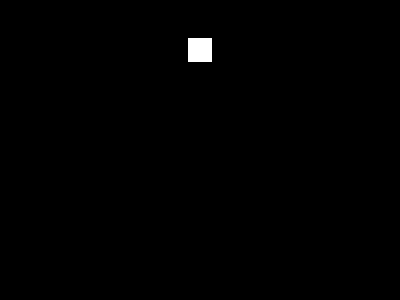
Frame 1 (no input)
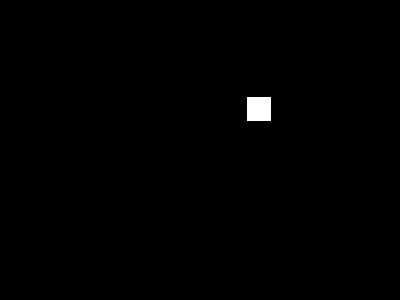
Frame 60 (the mouse pressed at the canvas centre just before this capture)
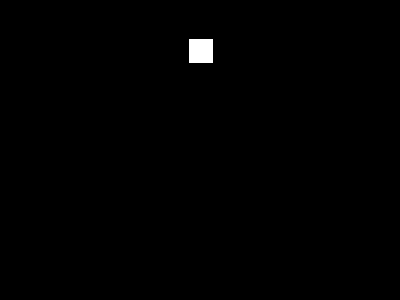
Frame 120 (the mouse held since frame 60 and released just before this capture)

The Processing sketch that drew these frames (run headless with seeded random() and noise(); from frame 60 on, the mouse is pressed at the canvas centre):

// Processing sketch: monster_sketch_01
// ── monster_sketch_01.pde
Monster aMonster;

void setup() {
  size (400,300);
  smooth();
  aMonster = new Monster(200,50,25);
}

void draw() {
  background(0);
  aMonster.display();
  aMonster.move();
}

class Monster {
  
  float monsterX;
  float monsterY;
  float monsterSize;
  float monsterXdistance;
  float monsterYdistance;

   
  Monster (float monsterX_, float monsterY_, float monsterSize_) {
    monsterX = monsterX_;
    monsterY = monsterY_;
    monsterSize = monsterSize_;
   
  }

void display () {
  rectMode(CENTER);
  fill(255,255,255);
  rect(monsterX,monsterY,monsterSize,monsterSize);
  
}

void move () {
  monsterXdistance = mouseX - monsterX;
  monsterYdistance = mouseY - monsterY;
  
  if (monsterXdistance > 0 || monsterYdistance > 0) {
  monsterX = monsterX - 1;
  monsterY = monsterY - 1;
}
  else {
  monsterX = monsterX + 1;
  monsterY = monsterY + 1; 
  }
}

}
